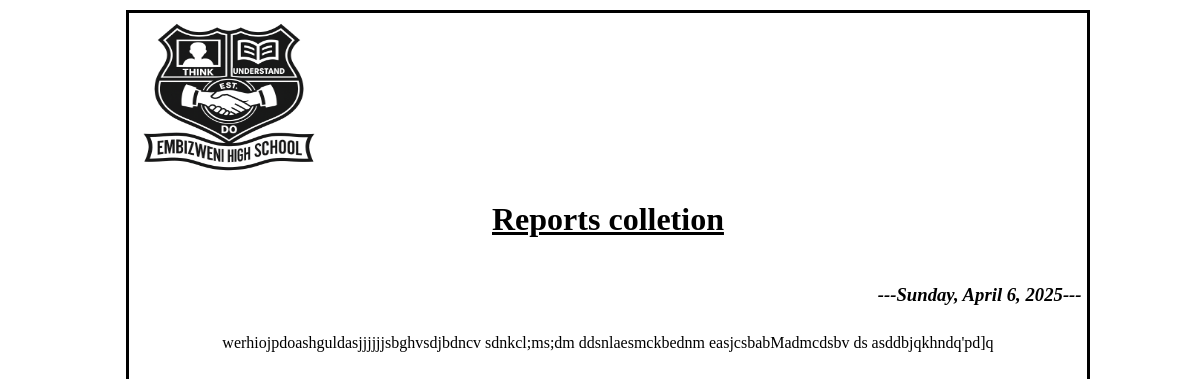
The app's page /blog/2/ with its own data.
### blog/models.py (models this page shows, shortened)
class Blog(models.Model):
    tittle = models.CharField(max_length=150)
    date = models.DateField(blank=True, null=True)
    description = models.TextField(max_length=10000)

### blog/views.py (the view)
# urls.py: path('<int:blog_id>/', views.detail, name="detail"),
def detail(request, blog_id):
    blog = get_object_or_404(Blog, pk=blog_id)
    return render(request, 'blog/detail.html', {'blog': blog})

### blog/templates/blog/detail.html (shortened to what this page needs)
{% load static %}
<div class="container">
    <img src="{% static "HomeApp/Images/EMB.logo.png" %}"/>
    <div class="tittle">
        <h2>{{ blog.tittle }}</h2>
    </div>
    <div class="date">
        <h3>---{{ blog.date|date:"l, F j, Y"}}---</h3>
    </div>
    <div class="center-box">
        {{ blog.description|safe}}
    </div>
</div>

### blog/templates/blog/detail.html (style rules this page uses)
.container { width:80%; height:100%; margin:10px; margin-left: 10%; padding:5px; border:solid; background-color:rgba(255, 255, 255, 0.86); }
.tittle { font-style: bold; display:flex; justify-content: center; }
h2 { font-size: 2rem; text-decoration: underline; }
.date { display: flex; justify-content: right; }
h3 { font-style: italic; }
.center-box { margin: 10px; display: flex; justify-content: center; }
img { width: 20%; height: 20%; display:flex; justify-content: center; }

### records on screen
Blog: tittle "Reports colletion", date "Sunday, April 6, 2025", description "werhiojpdoashguldasjjjjjjsbghvsdjbdncv sdnkcl;ms;dm ddsnlaesmckbednm easjcsbabMadmcdsbv ds asddbjqkhndq'pd]q"
